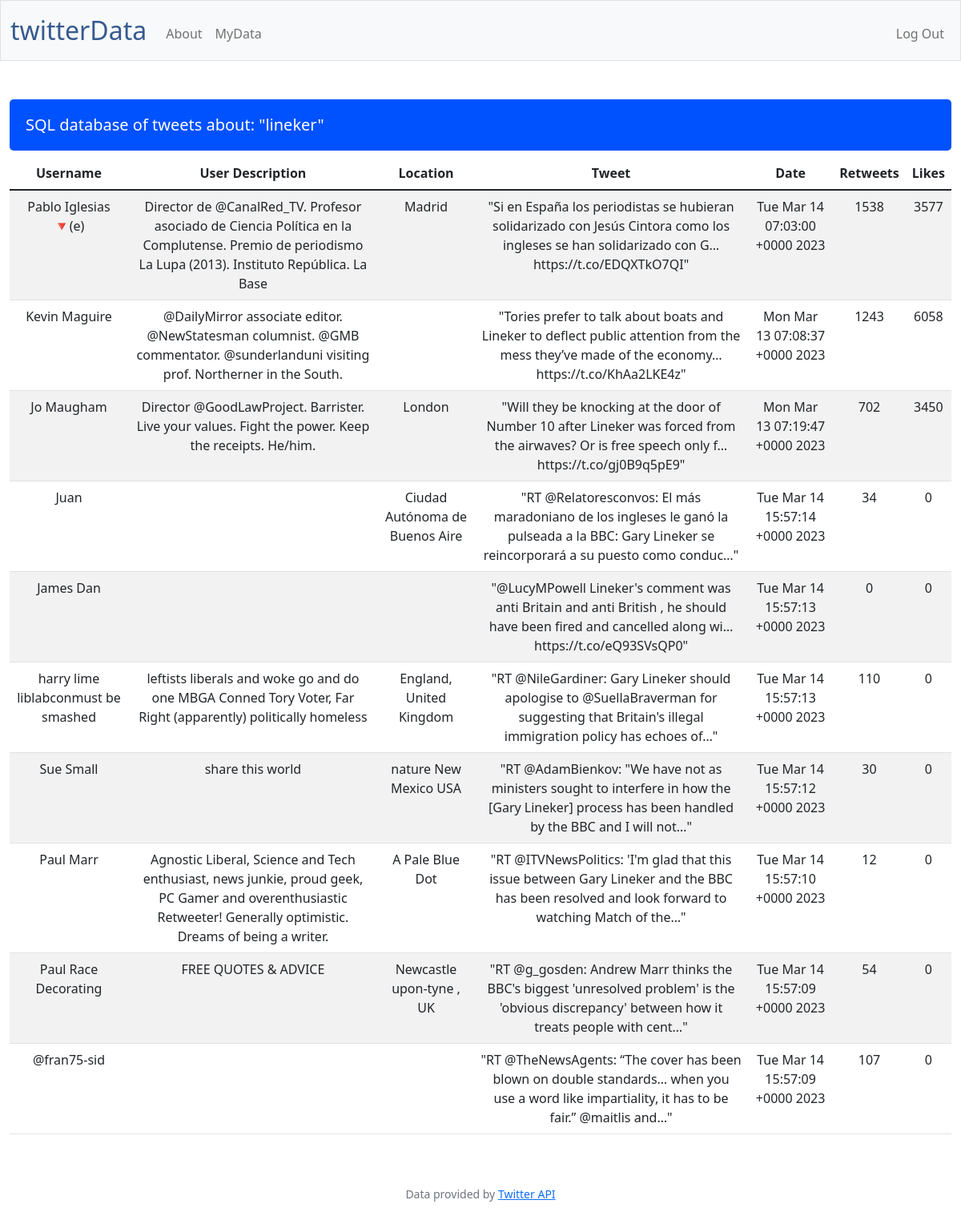
Screenshot of /mydata (signed in) with the database file from the repository.
### tables this page shows
CREATE TABLE u_db (id INTEGER, username TEXT NOT NULL, user_description TEXT, tweet TEXT NOT NULL
, date DATETIME, retweets INTEGER, 'keyword' TEXT, 'likes' INTEGER, 'location' TEXT, FOREIGN KEY (id) REFERENCES users);

### app.py (the view)
@app.route("/mydata")
@login_required
def mydata():
    user_id = session["user_id"]
    u_rows = db.execute("SELECT * FROM u_db WHERE id = ?", user_id)
    return render_template("mydata.html", u_rows = u_rows)

### app.py (called while the page is built)
@app.after_request
def after_request(response):
    response.headers["Cache-Control"] = "no-cache, no-store, must-revalidate"
    response.headers["Expires"] = 0
    response.headers["Pragma"] = "no-cache"
    return response

### helpers.py (called while the page is built)
def login_required(f):
    @wraps(f)
    def decorated_function(*args, **kwargs):
        if session.get("user_id") is None:
            return redirect("/login")
        return f(*args, **kwargs)
    return decorated_function

### templates/mydata.html (shortened to what this page needs)
{% extends "layout.html" %}
{% block main %}
<h5 style="text-align: left;">SQL database of tweets about: "{{ u_rows[0]["keyword"] }}" </h5>
                <table class="table table-striped" id="portf">
                    <thead>
                        <tr>
                            <th>Username</th>
                            <th>User Description</th>
                            <th>Location</th>
                            <th>Tweet</th>
                            <th>Date</th>
                            <th>Retweets</th>
                            <th>Likes</th>
                        </tr>
                    </thead>
                    <tbody>
                        {% for row in u_rows %}
                        <tr>
                            <td>{{ row.username }}</td>
                            <td>{{ row.user_description }}</td>
                            <td>{{ row.location }}</td>
                            <td>"{{ row.tweet }}"</td>
                            <td>{{ row.date }}</td>
                            <td>{{ row.retweets }}</td>
                            <td>{{ row.likes }}</td>
                        </tr>
                        {% endfor %}
                    </tbody>
                </table>
{% endblock %}

### templates/layout.html (shortened to what this page needs)
<!DOCTYPE html>
<html lang="en">
    <head>
        <link href="https://cdn.jsdelivr.net/npm/bootstrap@5.1.3/dist/css/bootstrap.min.css" rel="stylesheet">
        <link href="/static/style.css" rel="stylesheet">
    </head>
    <body>
        <nav class="bg-light border navbar navbar-expand-md navbar-light">
            <div class="container-fluid">
                <a class="navbar-brand" href="/"><span class="blue">twitterData</span></a>
                <div class="collapse navbar-collapse" id="navbar">
                    {% if session["user_id"] %}
                        <ul class="navbar-nav me-auto mt-2">
                            <li class="nav-item"><a class="nav-link" href="/about">About</a></li>
                            <li class="nav-item"><a class="nav-link" href="/mydata">MyData</a></li>
                        </ul>
                        <ul class="navbar-nav ms-auto mt-2">
                            <li class="nav-item"><a class="nav-link" href="/logout">Log Out</a></li>
                        </ul>
                    {% else %}
                        <ul class="navbar-nav ms-auto mt-2">
                            <li class="nav-item"><a class="nav-link" href="/register">Register</a></li>
                            <li class="nav-item"><a class="nav-link" href="/login">Log In</a></li>
                        </ul>
                    {% endif %}
                </div>
            </div>
        </nav>
        <main class="container-fluid py-5 text-center">
            {% block main %}{% endblock %}
        </main>
        <footer class="mb-5 small text-center text-muted">
            Data provided by <a href="https://developer.twitter.com/en">Twitter API</a>
        </footer>
    </body>
</html>

### static/style.css (style rules this page uses)
nav .navbar-brand { font-size: xx-large; }
nav .navbar-brand .blue { color: #365a8f; }
#portf { width = 80%; }
h5 { color: white; background-color: #0051ff ; border-radius: 5px; padding: 20px; }

### rows the page displays
u_db: keyword "lineker", username "Pablo Iglesias 🔻(e)", user_description "Director de @CanalRed_TV. Profesor asociado de Ciencia Política en la Complutense. Premio de periodismo La Lupa (2013). Instituto República. La Base", location "Madrid", tweet "Si en España los periodistas se hubieran solidarizado con Jesús Cintora como los ingleses se han solidarizado con G… https://t.co/EDQXTkO7QI", date "Tue Mar 14 07:03:00 +0000 2023", retweets "1538", likes "3577"
u_db: username "Kevin Maguire", user_description "@DailyMirror associate editor. @NewStatesman columnist. @GMB commentator. @sunderlanduni visiting prof. Northerner in the South.", tweet "Tories prefer to talk about boats and Lineker to deflect public attention from the mess they’ve made of the economy… https://t.co/KhAa2LKE4z", date "Mon Mar 13 07:08:37 +0000 2023", retweets "1243", likes "6058"
u_db: username "Jo Maugham", user_description "Director @GoodLawProject. Barrister. Live your values. Fight the power. Keep the receipts. He/him.", location "London", tweet "Will they be knocking at the door of Number 10 after Lineker was forced from the airwaves? Or is free speech only f… https://t.co/gj0B9q5pE9", date "Mon Mar 13 07:19:47 +0000 2023", retweets "702", likes "3450"
u_db: username "Juan", location "Ciudad Autónoma de Buenos Aire", tweet "RT @Relatoresconvos: El más maradoniano de los ingleses le ganó la pulseada a la BBC: Gary Lineker se reincorporará a su puesto como conduc…", date "Tue Mar 14 15:57:14 +0000 2023", retweets "34", likes "0"
u_db: username "James Dan", tweet "@LucyMPowell Lineker's comment was anti Britain and anti British , he should have been fired and cancelled along wi… https://t.co/eQ93SVsQP0", date "Tue Mar 14 15:57:13 +0000 2023", retweets "0", likes "0"
u_db: username "harry lime liblabconmust be smashed", user_description "leftists liberals and woke go and do one MBGA Conned Tory Voter, Far Right (apparently) politically homeless", location "England, United Kingdom", tweet "RT @NileGardiner: Gary Lineker should apologise to @SuellaBraverman for suggesting that Britain's illegal immigration policy has echoes of…", date "Tue Mar 14 15:57:13 +0000 2023", retweets "110", likes "0"
u_db: username "Sue Small", user_description "share this world", location "nature New Mexico USA", tweet "RT @AdamBienkov: \"We have not as ministers sought to interfere in how the [Gary Lineker] process has been handled by the BBC and I will not…", date "Tue Mar 14 15:57:12 +0000 2023", retweets "30", likes "0"
u_db: username "Paul Marr", user_description "Agnostic Liberal, Science and Tech enthusiast, news junkie, proud geek, PC Gamer and overenthusiastic Retweeter! Generally optimistic. Dreams of being a writer.", location "A Pale Blue Dot", tweet "RT @ITVNewsPolitics: 'I'm glad that this issue between Gary Lineker and the BBC has been resolved and look forward to watching Match of the…", date "Tue Mar 14 15:57:10 +0000 2023", retweets "12", likes "0"
u_db: username "Paul Race Decorating", user_description "FREE QUOTES & ADVICE", location "Newcastle upon-tyne , UK", tweet "RT @g_gosden: Andrew Marr thinks the BBC's biggest 'unresolved problem' is the 'obvious discrepancy' between how it treats people with cent…", date "Tue Mar 14 15:57:09 +0000 2023", retweets "54", likes "0"
u_db: username "@fran75-sid", tweet "RT @TheNewsAgents: “The cover has been blown on double standards… when you use a word like impartiality, it has to be fair.” @maitlis and…", date "Tue Mar 14 15:57:09 +0000 2023", retweets "107", likes "0"
